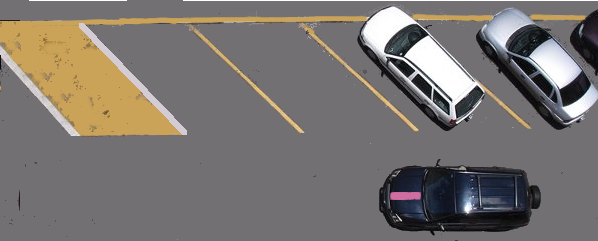
//> input picture EXAMENES/Practica/Estacionamiento -/2.png, 598 x 241 px
$ ./main   (built with g++ and OpenCV 4)
//> lines starting //> are read from the running program, lines starting //| are printed output that depends on the picture; after the words box and inside, x2 and y2 are one past the last pixel; in counts of white or black regions, pixels touching at a corner belong together; pictures that were not available may be replaced by others from this repository, and a replacement may not be noted
#include "opencv2/opencv.hpp"
#include "opencv2/highgui/highgui.hpp"
#include "pdi_functions.h"
using namespace cv;
using namespace std;
using namespace pdi;


// [60 lines left out: function segmentarColor, not called in this run]


Mat segmentarColor(Mat rectangulo, Mat img){
	Mat imgMasc = img.clone();

	//ESFERA

	int dyEsf = rectangulo.rows;
	int dxEsf =  rectangulo.cols;
	Mat esfera = rectangulo.clone();
	imshow("esfera",esfera);

	//CENTRO
	vector<float> centro(3), maximos(3);
	centro[0] = 0; centro[1] = 0; centro[2] = 0;
	maximos[0] = 0; maximos[1] = 0; maximos[2] = 0;
	int n = dxEsf*dyEsf;
	for (int i=0;i<dyEsf;i++){
		for (int j=0;j<dxEsf;j++){
			Vec3b pixel = esfera.at<Vec3b>(i,j);
			float v1=(float) pixel[0],v2=(float)  pixel[1],v3=(float) pixel[2];
			centro[0]+=v1; centro[1]+=v2; centro[2]+=v3;

			if (v3>maximos[2]) maximos[2]=v3;
			if (v2>maximos[1]) maximos[1]=v2;
			if (v1>maximos[0]) maximos[0]=v1;

		}
	}
	centro[0]/=(float)n;centro[1]/=(float)n;centro[2]/=(float)n;
	cout<<"H: "<<centro[0]<<" S: "<<centro[1]<<" I: "<<centro[2]<<"\n";

	Mat segmentada = Mat::zeros(imgMasc.rows,imgMasc.cols,CV_8UC1);
	//RADIO DE LA ESFEREA: DISTANCIA DEL CENTRO AL MAXIMO DE CADA CANAL
	float radio = sqrt((maximos[0]-centro[0])*(maximos[0]-centro[0])+
		(maximos[1]-centro[1])*(maximos[1]-centro[1])+
		(maximos[2]-centro[2])*(maximos[2]-centro[2]));

	for (int i=0;i<img.rows;i++){
		for (int j=0;j<img.cols;j++){
			Vec3b pixel = imgMasc.at<Vec3b>(i,j);
			float v1 = (float) pixel[0],v2 = (float) pixel[1],v3 = (float) pixel[2];
			float radioAct = sqrt((centro[2]-v3)*(centro[2]-v3)+
				(centro[1]-v2)*(centro[1]-v2)+
				(centro[0]-v1)*(centro[0]-v1));
			if (radioAct>radio)
				segmentada.at<uchar>(i,j) = 0;
			else
				segmentada.at<uchar>(i,j) = 255;
		}
	}

	namedWindow("Imagen Fragmentada en RGB",CV_WINDOW_KEEPRATIO);
	imshow("Imagen Fragmentada en RGB",segmentada);

	return segmentada;
}


// [91 lines left out: functions SacarDatos, SegmentarPorColor, SegmentarPorColor, valorPixel, not called in this run]


int main(int argc, char** argv) {

	Mat img=imread("2.png");
//> img is the input picture: 241 rows x 598 cols, CV_8UC3; mean B, G, R 112.3, 116, 121
// [14 lines of commented-out code are left out]
	Mat cua1=imread("cuad1.jpg");
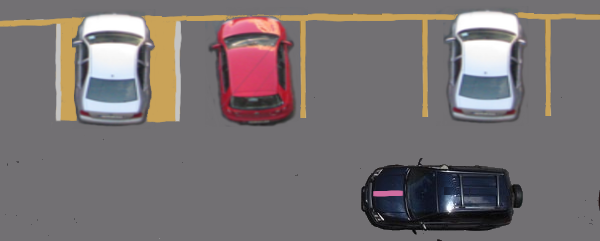
//> input picture EXAMENES/Practica/Estacionamiento -/1.png, 600 x 241 px, given in place of cuad1.jpg, which was not available
//> cua1 is the input picture: 241 rows x 600 cols, CV_8UC3; mean B, G, R 114.7, 114.1, 121.1
	Mat cua2=imread("cuad2.jpg");
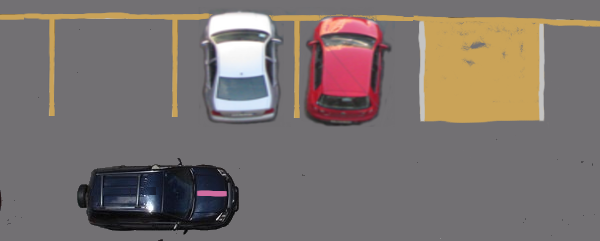
//> input picture EXAMENES/Practica/Estacionamiento -/3.png, 600 x 241 px, given in place of cuad2.jpg, which was not available
//> cua2 is the input picture: 241 rows x 600 cols, CV_8UC3; mean B, G, R 110.2, 113.9, 123.2
//	Mat masc_roja=segmentarColor(160,210,170,215,img);
//	Mat masc_norte=segmentarColor(201,33,203,35,img);
//
	Mat masc_roja=segmentarColor(cua1,img);
//> after the loop in segmentarColor, `for (int i=0;i<dyEsf;i++)`: centro = [16585657, 16494068, 17512082]; maximos = [255, 255, 255]
//> in segmentarColor, `centro[0]/=(float)n`: centro = [114.7, 16494068, 17512082]
//> in segmentarColor, `centro[1]/=(float)n`: centro = [114.7, 114.1, 17512082]
//> in segmentarColor, `centro[2]/=(float)n`: centro = [114.7, 114.1, 121.1]
//| H: 114.7 S: 114.067 I: 121.107
//> in segmentarColor, `float radio = sqrt((maximos[0]-centro[0])*(maximos[0]-centro[0])+ (max..`: radio = 239.7
//> after the loop in segmentarColor, `for (int i=0;i<img.rows;i++)`:
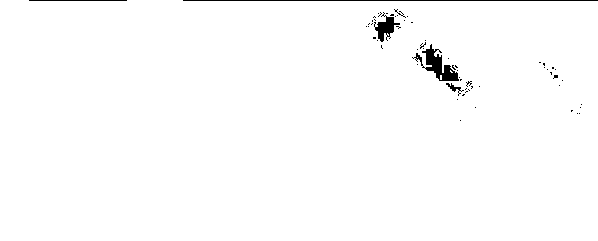
//> segmentada: 241 rows x 598 cols, CV_8UC1; 98.8% white; 62 black regions (56 under 20 px), largest, box (x1, y1, x2, y2) and area: (412, 44, 459, 81) 601, (183, 0, 598, 1) 415, (374, 12, 400, 42) 316, (29, 0, 127, 1) 98, (446, 83, 464, 96) 64, (394, 9, 406, 18) 21
	Mat masc_norte=segmentarColor(cua2,img);
//| H: 110.199 S: 113.859 I: 123.171
//> after the loop in segmentarColor (call 2), `for (int i=0;i<img.rows;i++)`: segmentada: 241 rows x 598 cols, CV_8UC1; every value is 255


//	imshow("imagen original",img);
	imshow("Flecha Segmentada",masc_roja);
	imshow("Norte Segmentado",masc_norte);
	masc_roja=masc_norte;

	Mat ker = (Mat_<uchar>(5,5) <<   0,0,1,0,0,
			   0,1,1,1,0,
			   1,1,1,1,1,
			   0,1,1,1,0,
			   0,0,1,0,0);


	//	dilate(masc_roja,masc_roja,ker,Point(-1,-1),8);
	dilate(masc_roja,masc_roja,Mat(),Point(-1,-1),11);

	erode(masc_roja,masc_roja,Mat(),Point(-1,-1),9);

	imshow("Dilatada",masc_roja);


	//	//	//HOUGH---------------------------------------------
	vector<Vec2f> lines;

	HoughLines(masc_roja, lines, 1, CV_PI/180, 40, 0, 0);
//> lines = 7606 lines (rho, theta), first 12: [223, 1.19], [-1, 1.95], [214, 1.2], [7, 1.94], [218, 1.2], [220, 1.2], [5, 1.94], [10, 1.94], [209, 1.22], [12, 1.92], [16, 1.92], [205, 1.22]
	int s = lines.size();
//> s = 7606
	cout<<s<<endl;
//| 7606

	float rho = lines[1][0], theta = lines[1][1];
//> rho = -1; theta = 1.95
	Point pt1, pt2,centro;
	double a = cos(theta), b = sin(theta);
//> a = -0.375; b = 0.927
	double x0 = a*rho, y0 = b*rho;
//> x0 = 0.375; y0 = -0.927
	pt1.x = cvRound(x0 + 1000*(-b));
//> pt1 = Point(-927, 0)
	pt1.y = cvRound(y0 + 1000*(a));
//> pt1 = Point(-927, -376)
	pt2.x = cvRound(x0 - 1000*(-b));
//> pt2 = Point(928, 0)
	pt2.y = cvRound(y0 - 1000*(a));
//> pt2 = Point(928, 374)
	centro.x=img.rows/2;
//> centro = Point(120, 0)
	centro.y=img.cols/2;
//> centro = Point(120, 299)
	bool st=false;
	for(int i=0;i<img.cols;i++){
//		if(masc_roja.at<uchar>(masc_roja.rows/2,i)==255){
		if(masc_roja.at<uchar>(215,i)==255){
			cout<<"para abajo"<<endl;
			pt2=pt1;
			st=true;
			break;
		}
	}
//> this loop made 1 pass

//	if(st)


	//	line( img, pt1, pt2, Scalar(0,0,255), 3, CV_AA);
	line( img, centro, pt2, Scalar(0,0,255), 3, CV_AA);
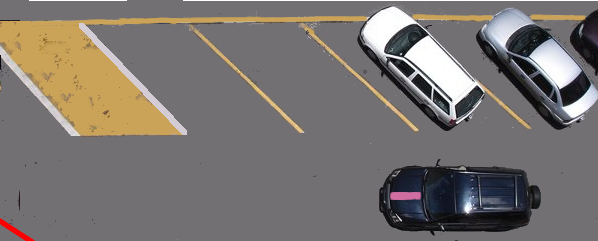
//> img: 241 rows x 598 cols, CV_8UC3; 0.17% of pixels changed, all inside (x1, y1, x2, y2) = (0, 218, 36, 241)
//	line( img, centro, pt1, Scalar(0,0,255), 3, CV_AA);


	/**ACA TRABAJO EL NORTE**/
	Mat norte=masc_norte.clone();
	erode(norte,norte,ker,Point(-1,-1),3);
	erode(norte,norte,Mat(),Point(-1,-1),1);

	imshow("Buscando el norte",norte);
	int ib=0,jb=0;

	for(int i=0;i<norte.rows;i++){
		for(int j=0;j<norte.cols;j++){
			if(norte.at<uchar>(i,j)==255){
				ib=i;
				jb=j;
				break;
			}
		}}
//> after the loop, ib = 240; jb = 0
	cout<<"Encontro "<<ib<<" "<<jb<<endl;
//| Encontro 240 0
	Point N;
	N.x=jb;
//> N = Point(0, 0)
	N.y=ib;
//> N = Point(0, 240)
	line( img, centro, N, Scalar(0,255,0), 3, CV_AA);
//> img: 241 rows x 598 cols, CV_8UC3; 22 pixels changed, all inside (x1, y1, x2, y2) = (0, 237, 9, 241)


	Point v1;
	v1.x=N.x-centro.x;
//> v1 = Point(-120, 0)
	v1.y=centro.y-N.y;
//> v1 = Point(-120, 59)

//	if(st){pt1=pt2;};
	Point v2;
	v2.x=pt1.x-centro.x;
//> v2 = Point(-1047, 0)
	v2.y=centro.y-pt1.y;
//> v2 = Point(-1047, 675)


	cout<<"Vectores"<<endl;
	cout<<v1<<endl;
//| [-120, 59]
	cout<<v2<<endl;
//| [-1047, 675]


	float normaV1=sqrt(v1.x*v1.x +v1.y*v1.y);
//> normaV1 = 133.7
	float normaV2=sqrt(v2.x*v2.x +v2.y*v2.y);
//> normaV2 = 1245.7
	Point u1;
	Point u2;
	float v1x=v1.x/normaV1;
//> v1x = -0.897
	float v1y=v1.y/normaV1;
//> v1y = 0.441

	float v2x=v2.x/normaV2;
//> v2x = -0.84
	float v2y=v2.y/normaV2;
//> v2y = 0.542


	cout<<"["<<v1x<<"," <<v1y<<"]"<<endl;
//| [-0.897398,0.441221]
	cout<<"["<<v2x<<"," <<v2y<<"]"<<endl;
//| [-0.840474,0.541853]


	cout<<"norma v1"<<normaV1<<endl;
//| norma v1133.72
	cout<<"norma v2"<<normaV2<<endl;
//| norma v21245.73
	float aux1=(v1x*v2x+v1y*v2y);
//> aux1 = 0.993
	cout<<"cos-1 de "<<aux1<<endl;
//| cos-1 de 0.993316

	float aa[2] = {(float)v1.x,(float) v1.y};
//> aa = [-120, 59]
	float bb[2] = {(float)v2.x, (float)v2.y};
//> bb = [-1047, 675]


	cv::Mat AA(1,2,CV_32FC1,aa);
//> AA = [-120, 59]
	cv::Mat BB(1,2,CV_32FC1,bb);
//> BB = [-1047, 675]


	cout << AA << endl;
//| [-120, 59]
	cout << BB << endl;
//| [-1047, 675]
	cout << AA.dot(BB) << " should be equal to 11" << endl;
//| 165465 should be equal to 11
	if(AA.dot(BB)>0){
		float ang=acos(aux1);
//> ang = 0.116
		cout<<"angulo de: "<<int((ang*180)/3.141516)<<"°"<<endl;
//| angulo de: 6°
	}else{
		float ang=acos(aux1);
		cout<<"angulo "<<int(360.0-(ang*180)/3.141516)<<"°"<<endl;
	}


	// [12 lines of commented-out code are left out]
	imshow("imagen original Linea",img);

	waitKey(0);
	return 0;
}
